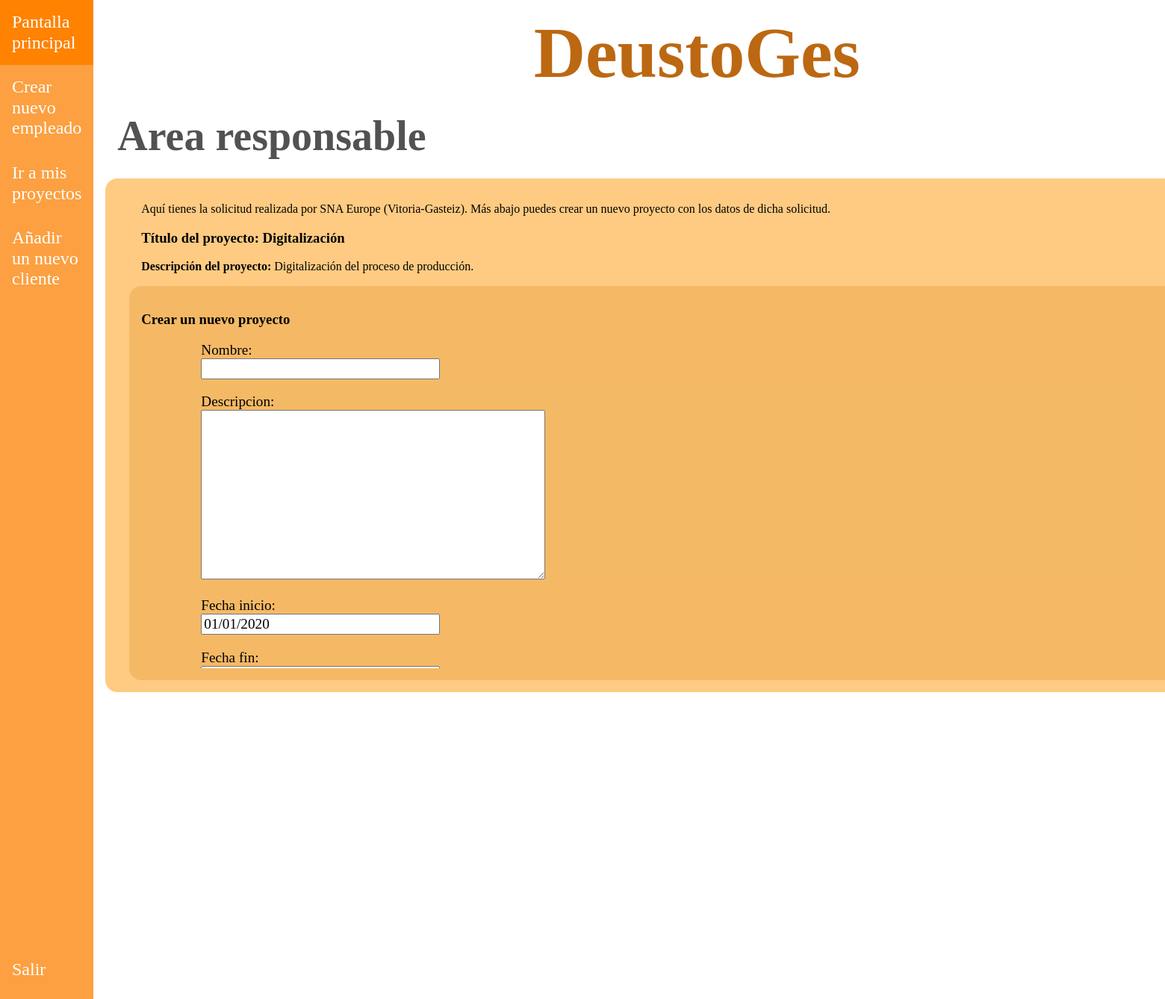
The page /appDeustoGes/responsables/3/proyectos/3/create on the database its author committed.
### appDeustoGes/models.py (models this page shows, shortened)
class Solicitud(models.Model):
    titulo = models.CharField(max_length=31)
    descripcion = models.TextField()
    cliente = models.ForeignKey(Cliente, on_delete=models.CASCADE)
    created = models.DateTimeField(auto_now_add=True,blank=True, null=True)
    updated = models.DateTimeField(auto_now=True,blank=True, null=True)
    class Meta:
        verbose_name = "solicitud"
        verbose_name_plural = "solicitudes"

class Cliente(models.Model):
    nombre = models.CharField(max_length=15)
    telefono = models.IntegerField()
    email = models.EmailField()
    direccion = models.CharField(max_length=50)
    usuario = models.CharField(max_length=50, default="", blank=False)
    contraseña = models.CharField(max_length=50, default="deustoges", blank=False)
    created = models.DateTimeField(auto_now_add=True, blank=True, null=True)
    updated = models.DateTimeField(auto_now=True, blank=True, null=True)
    def __str__(self):
        return str(self.nombre) + " (" + str(self.direccion) + ")"
    class Meta:
        verbose_name = "cliente"
        verbose_name_plural = "clientes"

class Tarea(models.Model):
    nombre = models.CharField(max_length=15)
    descripcion = models.TextField()
    fecha_inicio = models.DateField()
    fecha_fin = models.DateField()
    prioridad = models.CharField(max_length=10, choices=(('alta', 'Alta'), ('media', 'Media'), ('baja', 'Baja')))
    estado = models.CharField(max_length=20, choices=(
        ('abierta', 'Abierta'), ('asignada', 'Asignada'), ('en_proceso', 'En proceso'), ('finalizada', 'Finalizada')))
    notas_adicionales = models.TextField()
    empleado = models.ForeignKey(Empleado, on_delete=models.CASCADE)
    created = models.DateTimeField(auto_now_add=True,blank=True, null=True)
    updated = models.DateTimeField(auto_now=True,blank=True, null=True)
    def __str__(self):
        return str(self.nombre) + " (prioridad: " + str(self.prioridad) + ")"
    class Meta:
        verbose_name = 'tarea'
        verbose_name_plural = 'tareas'

class Empleado(models.Model):
    dni = models.CharField(max_length=9)
    nombre = models.CharField(max_length=15)
    apellidos = models.CharField(max_length=40, default="")
    email = models.EmailField()
    telefono = models.PositiveIntegerField()
    responsable = models.BooleanField(default=False)
    usuario = models.CharField(max_length=50, default="", blank=False)
    contraseña = models.CharField(max_length=50, default="deustoges", blank=False)
    created = models.DateTimeField(auto_now_add=True,blank=True, null=True)
    updated = models.DateTimeField(auto_now=True, blank=True, null=True)
    def __str__(self):
        return str(self.nombre) + " " + str(self.apellidos)
    class Meta:
        verbose_name = "empleado"
        verbose_name_plural = "empleados"

### appDeustoGes/views.py (the view, shortened to what this page needs)
# urls.py: path('/responsables/<int:id_responsable>/proyectos/<int:id_solicitud>/create', ProyectoCreateView.as_view(), name="proyecto_create"),
class ProyectoCreateView(View):
    def get(self, request, id_responsable, id_solicitud):
        formulario = ProyectoForm()
        responsable = get_object_or_404(Empleado, id=id_responsable)
        solicitud = get_object_or_404(Solicitud, id=id_solicitud)
        context = {'formulario': formulario, 'responsable': responsable, 'solicitud': solicitud}
        return render(request, 'appDeustoGes/proyecto_create.html', context)

### appDeustoGes/forms.py
class ProyectoForm(forms.ModelForm):
    class Meta:
        model = Proyecto
        fields = '__all__'

### templates/appDeustoGes/proyecto_create.html (shortened to what this page needs)
{% extends "base.html" %}
{% block css %}
    <link rel="stylesheet" href="/../static/css/normalize.css">
    <link rel="stylesheet" href="/../static/css/style.css">
{% endblock %}
{% block nav_header %}
    <nav class="barra-lateral">
        <ul class="listado-barra-lateral">
            <div>
                <li><a href="{% url 'pantalla_responsable' responsable.id %}">Pantalla principal</a></li>
                <li><a href="{% url 'empleado_create' responsable.id %}">Crear nuevo empleado</a></li>
                <li><a href="{% url 'proyectos_index' responsable.id %}">Ir a mis proyectos</a></li>
                <li><a href="{% url 'cliente_create' responsable.id %}">Añadir un nuevo cliente</a></li>
            </div>
            <div>
                <li><a href="{% url 'login' %}">Salir</a></li>
            </div>
        </ul>
    </nav>
{% endblock %}
{% block main_contenido %}
<h2>Area responsable</h2>
<div class="contenido">
    <div class="introduccion">
        <div>
            <p>Aquí tienes la solicitud realizada por {{solicitud.cliente}}. Más abajo puedes crear un nuevo
            proyecto con los datos de dicha solicitud.</p>
            <h3>Título del proyecto: {{solicitud.titulo}}</h3>
            <p><b>Descripción del proyecto:</b> {{solicitud.descripcion}}</p>
        </div>
    </div>
    <div class="contenido_interno">
        <div class="createproyecto-overflow">
            <h3>Crear un nuevo proyecto</h3>
            <div class="formulario">
                <form action="{% url 'proyecto_create' responsable.id solicitud.id %}" method="post">
                    {{ formulario.as_p }}
                </form>
            </div>
        </div>
    </div>
</div>
{% endblock %}

### static/css/style.css (style rules this page uses)
html { box-sizing: border-box; }
*, *:before, *:after { box-sizing: inherit; }
a { text-decoration: none; color: black; }
ul { list-style: none; margin: 0; padding: 0; }
.flex { display: flex; }
h2 { margin-block:0; padding-block: 1.5rem; margin-left: 2rem; font-size: 3.5rem; width: 100%; color: rgba(0, 0, 0, 0.678); }
.barra-lateral { max-width: 15rem; background-color: rgba(252, 140, 24, 0.82); height: 100vh; }
.listado-barra-lateral { display: grid; grid-template-rows: 93vh 7vh; }
.listado-barra-lateral a { font-size: 1.5rem; color: white; display: block; padding: 1rem; }
.contenido { padding: 1rem; margin-left: 1rem; width: 100rem; height: 43rem; background-color: rgba(255, 149, 0, 0.49); border-radius: 1rem; }
.createproyecto-overflow { height: 31rem; overflow: scroll; overflow-x: hidden; }
.introduccion { margin-inline: 2rem; }
.contenido_interno { margin-inline: 1rem; padding: 1rem; background-color: rgba(216, 136, 24, 0.27); margin-block: 1rem; border-radius: 1rem; }
.formulario { margin-left: 5rem; font-size: 1.2rem; }
.formulario label { display: block; }
.formulario input { width: 20rem; }

### rows shown on the page
Solicitud: cliente "SNA Europe (Vitoria-Gasteiz)", titulo "Digitalización", descripcion "Digitalización del proceso de producción."
